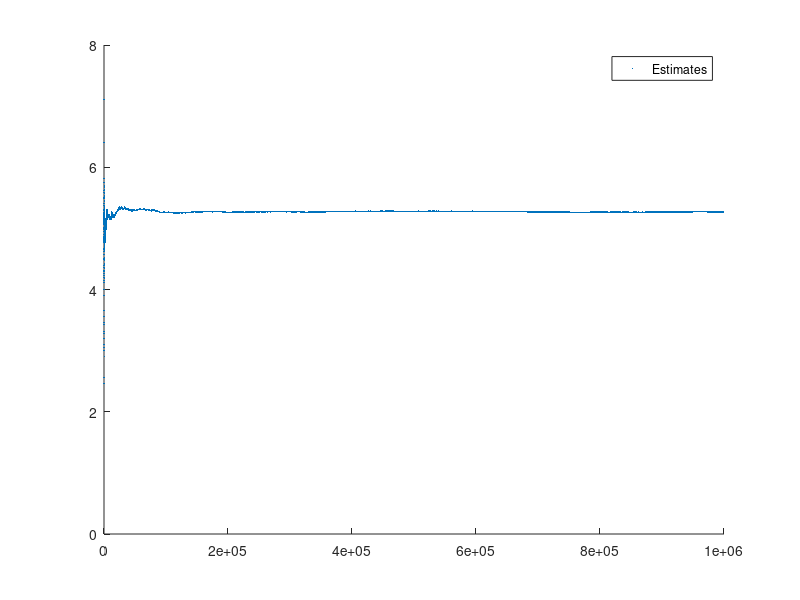

Write MATLAB code to recreate this figure. (Note: this script raises an error after producing the figure.)
%% Calculate volume of N-dimensional ball
%
close all
clear variables
clc


%% Parameters

ball_dimension = 5;
sample_size = 1e6;


%% Generate Random Values

random_coordinates = rand(sample_size, ball_dimension) * 2 - 1;
distance_from_center = sqrt(sum(random_coordinates.^2, 2));

is_in_ball = distance_from_center <= 1;


%% Volume Calculation

box_volume = 2^ball_dimension;
ball_volume_theor = ...
    pi^(0.5 * ball_dimension) / gamma(0.5 * ball_dimension + 1);

ball_volume_estimate = box_volume * mean(is_in_ball);


%% Show Estimate Convergence

sample_size_series = 1:sample_size;

ball_volume_estimate_series = ...
    box_volume * cumsum(is_in_ball(:)) ./ sample_size_series(:);

figure("Color", "white")
scatter(sample_size_series, ball_volume_estimate_series, ". black", ...
    "SizeData", 1, ...
    "DisplayName", "Estimates")

legend( ...
    "AutoUpdate","off", ...
    "Location", "best")

yline(ball_volume_theor, "-- red", ...
    "Label", "Theor. Result")

set(gca, "XScale", "log")
xlabel("Sample Size")
ylabel("Volume Estimate")
title("MC Ball Volume Calculation")

grid on
box on
